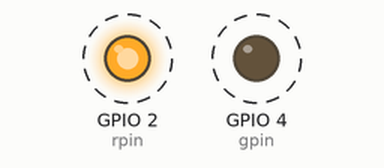
This program was run on a simulated ESP32 board running MicroPython. Shown: output pins drawn as LEDs (lit = HIGH). Dashed ring = blinking.

Above: at 0.5 s.
Timing chart, 0 to 4.6 s (numbered marks = the images above):
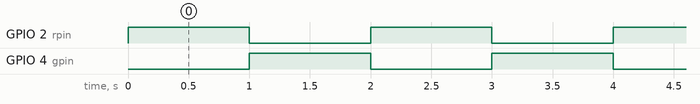

Measured:
- by itself, GPIO 2 (rpin), GPIO 4 (gpin): alternates HIGH for 1.0 s and LOW for 1.0 s

The program:

led_rg.py
```python
# 双色 LED 红绿

from machine import Pin
from time import sleep

rpin = Pin(2, Pin.OUT)
gpin = Pin(4, Pin.OUT)

while True:
    rpin.value(1)
    gpin.value(0)
    sleep(1)
    rpin.value(0)
    gpin.value(1)
    sleep(1)
     
```
